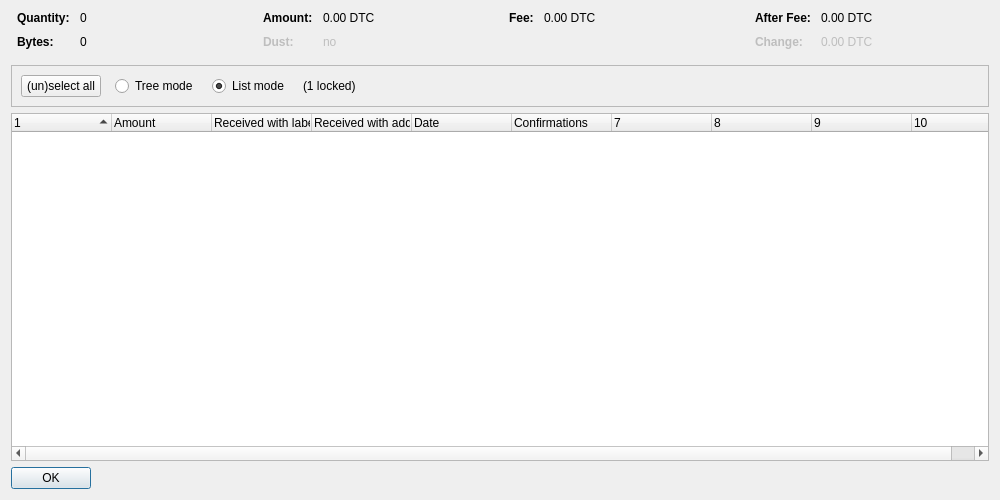
<?xml version="1.0" encoding="UTF-8"?>
<ui version="4.0">
 <class>CoinControlDialog</class>
 <widget class="QDialog" name="CoinControlDialog">
  <property name="geometry">
   <rect>
    <x>0</x>
    <y>0</y>
    <width>1000</width>
    <height>500</height>
   </rect>
  </property>
  <property name="windowTitle">
   <string>Coin Selection</string>
  </property>
  <layout class="QVBoxLayout" name="verticalLayout">
   <item>
    <layout class="QHBoxLayout" name="horizontalLayoutTop" stretch="0,0,0,0">
     <property name="topMargin">
      <number>0</number>
     </property>
     <property name="bottomMargin">
      <number>10</number>
     </property>
     <item>
      <layout class="QFormLayout" name="formLayoutCoinControl1">
       <property name="horizontalSpacing">
        <number>10</number>
       </property>
       <property name="verticalSpacing">
        <number>10</number>
       </property>
       <property name="leftMargin">
        <number>6</number>
       </property>
       <property name="rightMargin">
        <number>6</number>
       </property>
       <item row="0" column="0">
        <widget class="QLabel" name="labelCoinControlQuantityText">
         <property name="font">
          <font>
           <weight>75</weight>
           <bold>true</bold>
          </font>
         </property>
         <property name="text">
          <string>Quantity:</string>
         </property>
        </widget>
       </item>
       <item row="0" column="1">
        <widget class="QLabel" name="labelCoinControlQuantity">
         <property name="cursor">
          <cursorShape>IBeamCursor</cursorShape>
         </property>
         <property name="contextMenuPolicy">
          <enum>Qt::ActionsContextMenu</enum>
         </property>
         <property name="text">
          <string notr="true">0</string>
         </property>
         <property name="textInteractionFlags">
          <set>Qt::LinksAccessibleByMouse|Qt::TextSelectableByKeyboard|Qt::TextSelectableByMouse</set>
         </property>
        </widget>
       </item>
       <item row="1" column="0">
        <widget class="QLabel" name="labelCoinControlBytesText">
         <property name="font">
          <font>
           <weight>75</weight>
           <bold>true</bold>
          </font>
         </property>
         <property name="text">
          <string>Bytes:</string>
         </property>
        </widget>
       </item>
       <item row="1" column="1">
        <widget class="QLabel" name="labelCoinControlBytes">
         <property name="cursor">
          <cursorShape>IBeamCursor</cursorShape>
         </property>
         <property name="contextMenuPolicy">
          <enum>Qt::ActionsContextMenu</enum>
         </property>
         <property name="text">
          <string notr="true">0</string>
         </property>
         <property name="textInteractionFlags">
          <set>Qt::LinksAccessibleByMouse|Qt::TextSelectableByKeyboard|Qt::TextSelectableByMouse</set>
         </property>
        </widget>
       </item>
      </layout>
     </item>
     <item>
      <layout class="QFormLayout" name="formLayoutCoinControl2">
       <property name="horizontalSpacing">
        <number>10</number>
       </property>
       <property name="verticalSpacing">
        <number>10</number>
       </property>
       <property name="leftMargin">
        <number>6</number>
       </property>
       <property name="rightMargin">
        <number>6</number>
       </property>
       <item row="0" column="0">
        <widget class="QLabel" name="labelCoinControlAmountText">
         <property name="font">
          <font>
           <weight>75</weight>
           <bold>true</bold>
          </font>
         </property>
         <property name="text">
          <string>Amount:</string>
         </property>
        </widget>
       </item>
       <item row="0" column="1">
        <widget class="QLabel" name="labelCoinControlAmount">
         <property name="cursor">
          <cursorShape>IBeamCursor</cursorShape>
         </property>
         <property name="contextMenuPolicy">
          <enum>Qt::ActionsContextMenu</enum>
         </property>
         <property name="text">
          <string notr="true">0.00 DTC</string>
         </property>
         <property name="textInteractionFlags">
          <set>Qt::LinksAccessibleByMouse|Qt::TextSelectableByKeyboard|Qt::TextSelectableByMouse</set>
         </property>
        </widget>
       </item>
       <item row="1" column="0">
        <widget class="QLabel" name="labelCoinControlLowOutputText">
         <property name="enabled">
          <bool>false</bool>
         </property>
         <property name="font">
          <font>
           <weight>75</weight>
           <bold>true</bold>
          </font>
         </property>
         <property name="text">
          <string>Dust:</string>
         </property>
        </widget>
       </item>
       <item row="1" column="1">
        <widget class="QLabel" name="labelCoinControlLowOutput">
         <property name="enabled">
          <bool>false</bool>
         </property>
         <property name="cursor">
          <cursorShape>IBeamCursor</cursorShape>
         </property>
         <property name="contextMenuPolicy">
          <enum>Qt::ActionsContextMenu</enum>
         </property>
         <property name="text">
          <string notr="true">no</string>
         </property>
         <property name="textInteractionFlags">
          <set>Qt::LinksAccessibleByMouse|Qt::TextSelectableByKeyboard|Qt::TextSelectableByMouse</set>
         </property>
        </widget>
       </item>
      </layout>
     </item>
     <item>
      <layout class="QFormLayout" name="formLayoutCoinControl3">
       <property name="horizontalSpacing">
        <number>10</number>
       </property>
       <property name="verticalSpacing">
        <number>10</number>
       </property>
       <property name="leftMargin">
        <number>6</number>
       </property>
       <property name="rightMargin">
        <number>6</number>
       </property>
       <item row="0" column="0">
        <widget class="QLabel" name="labelCoinControlFeeText">
         <property name="font">
          <font>
           <weight>75</weight>
           <bold>true</bold>
          </font>
         </property>
         <property name="text">
          <string>Fee:</string>
         </property>
        </widget>
       </item>
       <item row="0" column="1">
        <widget class="QLabel" name="labelCoinControlFee">
         <property name="cursor">
          <cursorShape>IBeamCursor</cursorShape>
         </property>
         <property name="contextMenuPolicy">
          <enum>Qt::ActionsContextMenu</enum>
         </property>
         <property name="text">
          <string notr="true">0.00 DTC</string>
         </property>
         <property name="textInteractionFlags">
          <set>Qt::LinksAccessibleByMouse|Qt::TextSelectableByKeyboard|Qt::TextSelectableByMouse</set>
         </property>
        </widget>
       </item>
      </layout>
     </item>
     <item>
      <layout class="QFormLayout" name="formLayoutCoinControl4">
       <property name="horizontalSpacing">
        <number>10</number>
       </property>
       <property name="verticalSpacing">
        <number>10</number>
       </property>
       <property name="leftMargin">
        <number>6</number>
       </property>
       <property name="rightMargin">
        <number>6</number>
       </property>
       <item row="0" column="0">
        <widget class="QLabel" name="labelCoinControlAfterFeeText">
         <property name="font">
          <font>
           <weight>75</weight>
           <bold>true</bold>
          </font>
         </property>
         <property name="text">
          <string>After Fee:</string>
         </property>
        </widget>
       </item>
       <item row="0" column="1">
        <widget class="QLabel" name="labelCoinControlAfterFee">
         <property name="cursor">
          <cursorShape>IBeamCursor</cursorShape>
         </property>
         <property name="contextMenuPolicy">
          <enum>Qt::ActionsContextMenu</enum>
         </property>
         <property name="text">
          <string notr="true">0.00 DTC</string>
         </property>
         <property name="textInteractionFlags">
          <set>Qt::LinksAccessibleByMouse|Qt::TextSelectableByKeyboard|Qt::TextSelectableByMouse</set>
         </property>
        </widget>
       </item>
       <item row="1" column="0">
        <widget class="QLabel" name="labelCoinControlChangeText">
         <property name="enabled">
          <bool>false</bool>
         </property>
         <property name="font">
          <font>
           <weight>75</weight>
           <bold>true</bold>
          </font>
         </property>
         <property name="text">
          <string>Change:</string>
         </property>
        </widget>
       </item>
       <item row="1" column="1">
        <widget class="QLabel" name="labelCoinControlChange">
         <property name="enabled">
          <bool>false</bool>
         </property>
         <property name="cursor">
          <cursorShape>IBeamCursor</cursorShape>
         </property>
         <property name="contextMenuPolicy">
          <enum>Qt::ActionsContextMenu</enum>
         </property>
         <property name="text">
          <string notr="true">0.00 DTC</string>
         </property>
         <property name="textInteractionFlags">
          <set>Qt::LinksAccessibleByMouse|Qt::TextSelectableByKeyboard|Qt::TextSelectableByMouse</set>
         </property>
        </widget>
       </item>
      </layout>
     </item>
    </layout>
   </item>
   <item>
    <widget class="QFrame" name="frame">
     <property name="minimumSize">
      <size>
       <width>0</width>
       <height>40</height>
      </size>
     </property>
     <property name="frameShape">
      <enum>QFrame::StyledPanel</enum>
     </property>
     <property name="frameShadow">
      <enum>QFrame::Sunken</enum>
     </property>
     <layout class="QHBoxLayout" name="horizontalLayout">
      <item>
       <layout class="QHBoxLayout" name="horizontalLayoutPanel" stretch="0,0,0,0,0">
        <property name="spacing">
         <number>14</number>
        </property>
        <item>
         <widget class="QPushButton" name="pushButtonSelectAll">
          <property name="sizePolicy">
           <sizepolicy hsizetype="Maximum" vsizetype="Fixed">
            <horstretch>0</horstretch>
            <verstretch>0</verstretch>
           </sizepolicy>
          </property>
          <property name="text">
           <string>(un)select all</string>
          </property>
          <property name="autoDefault">
           <bool>false</bool>
          </property>
         </widget>
        </item>
        <item>
         <widget class="QRadioButton" name="radioTreeMode">
          <property name="sizePolicy">
           <sizepolicy hsizetype="Maximum" vsizetype="Fixed">
            <horstretch>0</horstretch>
            <verstretch>0</verstretch>
           </sizepolicy>
          </property>
          <property name="text">
           <string>Tree mode</string>
          </property>
         </widget>
        </item>
        <item>
         <widget class="QRadioButton" name="radioListMode">
          <property name="sizePolicy">
           <sizepolicy hsizetype="Maximum" vsizetype="Fixed">
            <horstretch>0</horstretch>
            <verstretch>0</verstretch>
           </sizepolicy>
          </property>
          <property name="text">
           <string>List mode</string>
          </property>
          <property name="checked">
           <bool>true</bool>
          </property>
         </widget>
        </item>
        <item>
         <widget class="QLabel" name="labelLocked">
          <property name="text">
           <string notr="true">(1 locked)</string>
          </property>
         </widget>
        </item>
        <item>
         <spacer name="horizontalSpacer">
          <property name="orientation">
           <enum>Qt::Horizontal</enum>
          </property>
          <property name="sizeHint" stdset="0">
           <size>
            <width>40</width>
            <height>20</height>
           </size>
          </property>
         </spacer>
        </item>
       </layout>
      </item>
     </layout>
    </widget>
   </item>
   <item>
    <widget class="CoinControlTreeWidget" name="treeWidget">
     <property name="contextMenuPolicy">
      <enum>Qt::CustomContextMenu</enum>
     </property>
     <property name="sortingEnabled">
      <bool>false</bool>
     </property>
     <property name="columnCount">
      <number>10</number>
     </property>
     <attribute name="headerShowSortIndicator" stdset="0">
      <bool>true</bool>
     </attribute>
     <attribute name="headerStretchLastSection">
      <bool>false</bool>
     </attribute>
     <column>
      <property name="text">
       <string/>
      </property>
     </column>
     <column>
      <property name="text">
       <string>Amount</string>
      </property>
     </column>
     <column>
      <property name="text">
       <string>Received with label</string>
      </property>
     </column>
     <column>
      <property name="text">
       <string>Received with address</string>
      </property>
     </column>
     <column>
      <property name="text">
       <string>Date</string>
      </property>
     </column>
     <column>
      <property name="text">
       <string>Confirmations</string>
      </property>
      <property name="toolTip">
       <string>Confirmed</string>
      </property>
     </column>
     <column>
      <property name="text">
       <string/>
      </property>
     </column>
     <column>
      <property name="text">
       <string/>
      </property>
     </column>
     <column>
      <property name="text">
       <string/>
      </property>
     </column>
     <column>
      <property name="text">
       <string/>
      </property>
     </column>
    </widget>
   </item>
   <item>
    <widget class="QDialogButtonBox" name="buttonBox">
     <property name="sizePolicy">
      <sizepolicy hsizetype="Maximum" vsizetype="Fixed">
       <horstretch>0</horstretch>
       <verstretch>0</verstretch>
      </sizepolicy>
     </property>
     <property name="orientation">
      <enum>Qt::Horizontal</enum>
     </property>
     <property name="standardButtons">
      <set>QDialogButtonBox::Ok</set>
     </property>
    </widget>
   </item>
  </layout>
 </widget>
 <customwidgets>
  <customwidget>
   <class>CoinControlTreeWidget</class>
   <extends>QTreeWidget</extends>
   <header>qt/coincontroltreewidget.h</header>
  </customwidget>
 </customwidgets>
 <resources/>
 <connections/>
</ui>
